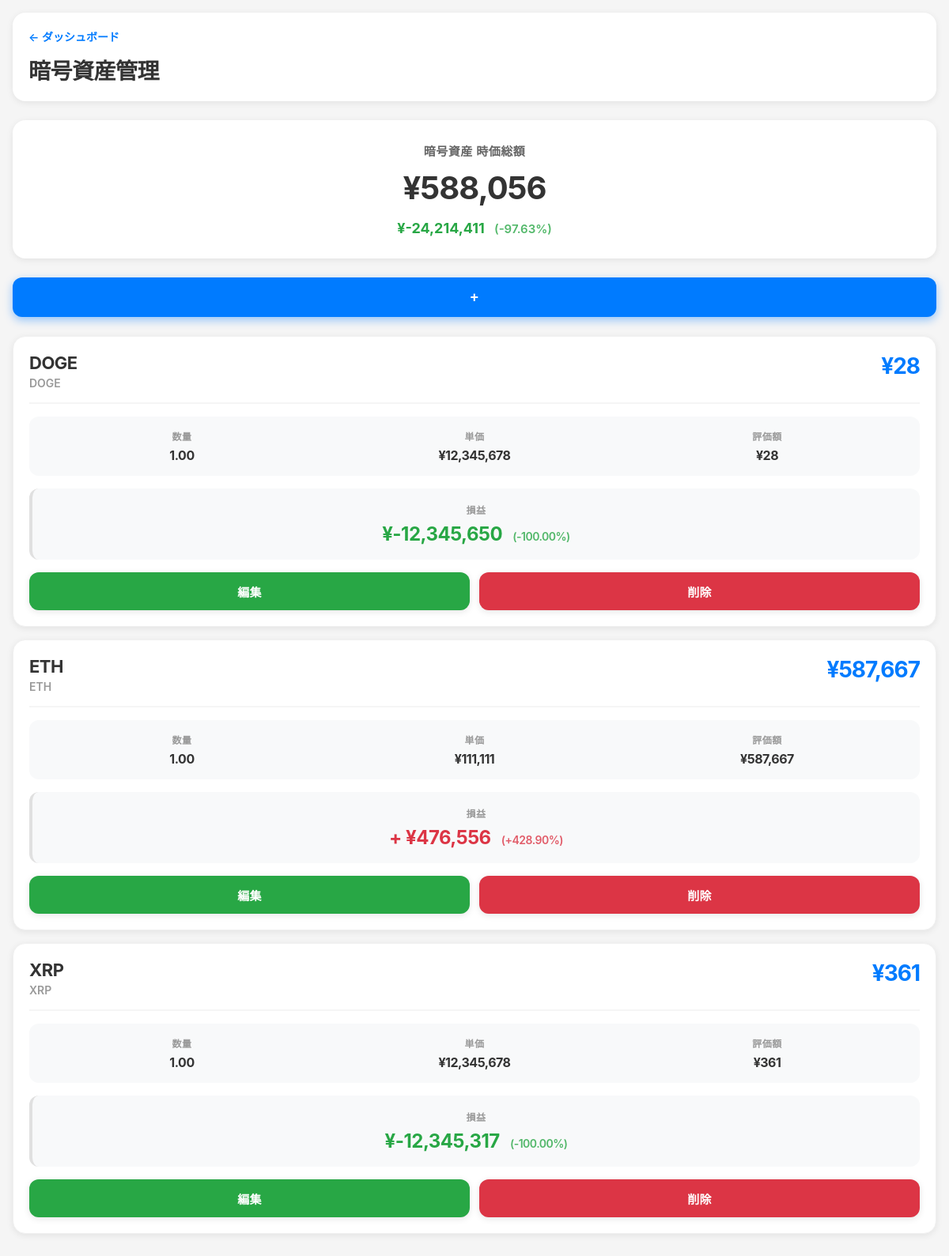
The app's page /assets/crypto (signed in) with its own data.
### tables this page shows
CREATE TABLE assets (
        id INTEGER PRIMARY KEY AUTOINCREMENT,
        user_id INTEGER,
        asset_type TEXT NOT NULL,
        symbol TEXT NOT NULL,
        name TEXT,
        quantity REAL NOT NULL,
        price REAL DEFAULT 0,
        created_at TIMESTAMP DEFAULT CURRENT_TIMESTAMP, avg_price REAL DEFAULT 0, current_price REAL DEFAULT 0, total_cost REAL DEFAULT 0, acquisition_price REAL, avg_cost REAL DEFAULT 0,
        FOREIGN KEY (user_id) REFERENCES users (id)
    );

### routes/assets.py (the view)
@assets_bp.route('/assets/<asset_type>')
def manage_assets(asset_type):
    user = get_current_user()
    if not user:
        return redirect(url_for('auth.login'))
    with db_manager.get_db() as conn:
        c = conn.cursor()
        if use_postgres:
            c.execute('''SELECT * FROM assets WHERE user_id = %s AND asset_type = %s
                        ORDER BY symbol''', (user['id'], asset_type))
        else:
            c.execute('''SELECT * FROM assets WHERE user_id = ? AND asset_type = ?
                        ORDER BY symbol''', (user['id'], asset_type))
        assets = c.fetchall()
    info = ASSET_TYPE_INFO.get(asset_type, ASSET_TYPE_INFO['jp_stock'])
    return render_template(
        'manage_assets.html',
        assets=assets,
        asset_type=asset_type,
        info=info,
        crypto_symbols=CRYPTO_SYMBOLS,
        investment_trust_symbols=INVESTMENT_TRUST_SYMBOLS,
        insurance_types=INSURANCE_TYPES
    )

### models/database.py (called while the page is built)
    @contextmanager
    def get_db(self):
        if self.use_postgres:
            if self.pool:
                conn = self.pool.getconn()
                try:
                    conn.set_session(autocommit=False)
                    yield conn
                finally:
                    self.pool.putconn(conn)
            else:
                raise RuntimeError("Database pool not initialized")
        else:
            conn = sqlite3.connect('portfolio.db')
            conn.row_factory = sqlite3.Row
            try:
                yield conn
            finally:
                conn.close()

### routes/assets.py (called while the page is built)
def get_current_user():
    if 'user_id' not in session:
        return None
    with db_manager.get_db() as conn:
        c = conn.cursor()
        if use_postgres:
            c.execute('SELECT * FROM users WHERE id = %s', (session['user_id'],))
        else:
            c.execute('SELECT * FROM users WHERE id = ?', (session['user_id'],))
        user = c.fetchone()
        return user

### templates/manage_assets.html (shortened to what this page needs)
{% extends "base.html" %}
{% block content %}
<div class="header">
    <a href="{{ url_for('dashboard.dashboard') }}" class="back-link">← ダッシュボード</a>
    <h1>{{ info.title }}管理</h1>
</div>
{% if assets %}
    {% set total_value = namespace(amount=0) %}
    {% set total_cost = namespace(amount=0) %}
    {% for asset in assets %}
        {% if asset_type == 'investment_trust' %}
            {% set total_value.amount = total_value.amount + (asset['quantity'] * asset['price'] / 10000) %}
            {% set total_cost.amount = total_cost.amount + (asset['quantity'] * asset['avg_cost'] / 10000) %}
        {% elif asset_type == 'insurance' %}
            {% set total_value.amount = total_value.amount + asset['price'] %}
            {% set total_cost.amount = total_cost.amount + asset['avg_cost'] %}
        {% elif asset_type != 'cash' %}
            {% set total_value.amount = total_value.amount + (asset['quantity'] * asset['price']) %}
            {% set total_cost.amount = total_cost.amount + (asset['quantity'] * asset['avg_cost']) %}
        {% else %}
            {% set total_value.amount = total_value.amount + asset['quantity'] %}
        {% endif %}
    {% endfor %}
    {% set total_profit = total_value.amount - total_cost.amount %}
    {% set total_profit_rate = (total_profit / total_cost.amount * 100) if total_cost.amount > 0 else 0 %}
    <div class="summary-card">
        <div class="summary-title">{{ info.title }} 時価総額</div>
        <div class="summary-value">
            {% if asset_type == 'us_stock' %}
                ${{ "{:,.2f}".format(total_value.amount) }}
            {% else %}
                ¥{{ "{:,.0f}".format(total_value.amount) }}
            {% endif %}
        </div>
        {% if asset_type != 'cash' %}
        <div class="summary-profit {% if total_profit >= 0 %}profit-red{% else %}profit-green{% endif %}">
            {% if asset_type == 'us_stock' %}
                ${{ "{:,.2f}".format(total_profit) }}
            {% else %}
                ¥{{ "{:,.0f}".format(total_profit) }}
            {% endif %}
            <span class="summary-profit-percentage">({% if total_profit >= 0 %}+{% endif %}{{ "{:.2f}".format(total_profit_rate) }}%)</span>
        </div>
        {% endif %}
    </div>
{% endif %}
<button class="add-button" onclick="showAddForm()">+</button>
{% if assets %}
    {% for asset in assets %}
    <div class="stock-card" data-edit-url="{{ url_for('assets.edit_asset', asset_id=asset['id']) }}">
        {% if asset_type == 'jp_stock' %}
            <div class="stock-header">
                <div>
                    <div class="stock-symbol">{{ asset['name'] or asset['symbol'] }}</div>
                    <div class="stock-name">{{ asset['symbol'] }}</div>
                </div>
                <div>
                    <div class="stock-price">
                        ¥{{ "{:,.0f}".format(asset['price']) }}
                    </div>
                </div>
            </div>
        {% else %}
             <div class="stock-header">
                <div>
                    <div class="stock-symbol">{{ asset['symbol'] }}</div>
                    {% if asset_type not in ['cash'] %}
                    <div class="stock-name">{{ asset['name'] or '-' }}</div>
                    {% endif %}
                </div>
                <div>
                    <div class="stock-price">
                        {% if asset_type == 'us_stock' %}
                            ${{ "{:,.2f}".format(asset['price']) }}
                        {% elif asset_type == 'investment_trust' %}
                            ¥{{ "{:,.0f}".format(asset['price']) }} <span style="font-size:12px; color:#999; font-weight:600;">/万口</span>
                        {% elif asset_type not in ['cash'] %}
                            ¥{{ "{:,.0f}".format(asset['price']) }}
                        {% endif %}
                    </div>
                </div>
            </div>
        {% endif %}
        {% if asset_type == 'insurance' %}
             <div class="stock-details">
                <div class="detail-item">
                    <span class="detail-label">保険金額</span>
                    <span class="detail-value">¥{{ "{:,.0f}".format(asset.quantity) }}</span>
                </div>
                <div class="detail-item">
                    <span class="detail-label">支払済</span>
                    <span class="detail-value">¥{{ "{:,.0f}".format(asset.avg_cost) }}</span>
                </div>
                 <div class="detail-item">
                    <span class="detail-label">評価額</span>
                    <span class="detail-value">¥{{ "{:,.0f}".format(asset.price) }}</span>
                </div>
            </div>
        {% else %}
            <div class="stock-details">
                <div class="detail-item">
                    <span class="detail-label">{{ info.quantity_label }}</span>
                    <span class="detail-value">{{ "{:,.2f}".format(asset['quantity']) }}</span>
                </div>
                {% if asset_type not in ['cash'] %}
                <div class="detail-item">
                    <span class="detail-label">単価</span>
                    <span class="detail-value">
                        {% if asset_type == 'us_stock' %}
                            ${{ "{:,.2f}".format(asset['avg_cost']) }}
                        {% else %}
                            ¥{{ "{:,.0f}".format(asset['avg_cost']) }}
                        {% endif %}
                    </span>
                </div>
                <div class="detail-item">
                    <span class="detail-label">評価額</span>
                    <span class="detail-value">
                        {% if asset_type == 'us_stock' %}
                            ${{ "{:,.2f}".format(asset['quantity'] * asset['price']) }}
                        {% elif asset_type == 'investment_trust' %}
                            ¥{{ "{:,.0f}".format((asset['quantity'] * asset['price']) / 10000) }}
                        {% else %}
                            ¥{{ "{:,.0f}".format(asset['quantity'] * asset['price']) }}
                        {% endif %}
                    </span>
                </div>
                {% endif %}
            </div>
        {% endif %}
        {% if asset_type == 'insurance' %}
            {% set profit = asset.price - asset.avg_cost %}
            {% set profit_rate = (profit / asset.avg_cost * 100) if asset.avg_cost > 0 else 0 %}
            <div class="stock-profit-box">
                <div class="stock-profit-label">損益</div>
                <div class="stock-profit-value {% if profit >= 0 %}profit-red{% else %}profit-green{% endif %}">
                    {% if profit >= 0 %}+{% endif %}¥{{ "{:,.0f}".format(profit) }}
                    <span class="stock-profit-percentage">({% if profit >= 0 %}+{% endif %}{{ "{:.2f}".format(profit_rate) }}%)</span>
                </div>
            </div>
        {% elif asset_type not in ['cash'] %}
            {% if asset_type == 'investment_trust' %}
                {% set current_value = (asset['quantity'] * asset['price']) / 10000 %}
                {% set cost_value = (asset['quantity'] * asset['avg_cost']) / 10000 %}
            {% else %}
                {% set current_value = asset['quantity'] * asset['price'] %}
                {% set cost_value = asset['quantity'] * asset['avg_cost'] %}
            {% endif %}
            {% set profit = current_value - cost_value %}
            {% set profit_rate = (profit / cost_value * 100) if cost_value > 0 else 0 %}
            <div class="stock-profit-box">
                <div class="stock-profit-label">損益</div>
                <div class="stock-profit-value {% if profit >= 0 %}profit-red{% else %}profit-green{% endif %}">
                    {% if profit >= 0 %}+{% endif %}
                    {% if asset_type == 'us_stock' %}
                        ${{ "{:,.2f}".format(profit) }}
                    {% else %}
                        ¥{{ "{:,.0f}".format(profit) }}
                    {% endif %}
                    <span class="stock-profit-percentage">({% if profit >= 0 %}+{% endif %}{{ "{:.2f}".format(profit_rate) }}%)</span>
                </div>
            </div>
        {% endif %}
        <div class="stock-actions" onclick="event.stopPropagation()">
            <a href="{{ url_for('assets.edit_asset', asset_id=asset['id']) }}" class="edit-btn">編集</a>
            <form method="post" action="{{ url_for('assets.delete_asset') }}" style="flex: 1; margin: 0; display: flex;">
                <button type="submit" class="delete-btn" onclick="return confirm('削除しますか?')" style="width: 100%;">削除</button>
            </form>
        </div>
    </div>
    {% endfor %}
{% else %}
<div class="empty-state">
    <div class="empty-state-icon">📊</div>
    <p>まだ{{ info.title }}が登録されていません。<br>下の「+」ボタンから追加してください。</p>
</div>
{% endif %}
{% endblock %}

### templates/base.html (shortened to what this page needs)
<!DOCTYPE html>
<html lang="ja">
<head>
</head>
<body>
    <div class="container">
        {% block content %}{% endblock %}
    </div>
</body>
</html>

### templates/base.html (style rules this page uses)
* { box-sizing: border-box; }
body { font-family: -apple-system, BlinkMacSystemFont, "Segoe UI", Roboto, "Hiragino Sans", sans-serif; margin: 0; padding: 0; background: #f5f5f5; color: #333; }
.container { max-width: 100%; margin: 0 auto; padding: 16px; padding-bottom: 80px; }

### templates/manage_assets.html (style rules this page uses)
.header { background: white; padding: 20px; border-radius: 16px; margin-bottom: 24px; box-shadow: 0 2px 8px rgba(0,0,0,0.08); }
.back-link { color: #007bff; text-decoration: none; font-size: 14px; display: inline-block; margin-bottom: 12px; font-weight: 600; transition: all 0.2s ease; }
.header h1 { font-size: 28px; margin: 0; color: #333; font-weight: 700; letter-spacing: -0.5px; }
.summary-card { background: white; border-radius: 16px; padding: 28px; margin-bottom: 24px; text-align: center; box-shadow: 0 2px 8px rgba(0,0,0,0.08); }
.summary-title { font-size: 15px; color: #666; margin-bottom: 12px; font-weight: 600; letter-spacing: 0.5px; }
.summary-value { font-size: 40px; font-weight: 700; color: #333; margin-bottom: 16px; letter-spacing: -1px; }
.summary-profit { font-size: 18px; font-weight: 700; }
.summary-profit-percentage { font-size: 15px; opacity: 0.8; margin-left: 8px; font-weight: 600; }
.profit-red { color: #dc3545; }
.profit-green { color: #28a745; }
.add-button { position: fixed; bottom: 24px; right: 24px; width: 60px; height: 60px; border-radius: 50%; background: #007bff; color: white; border: none; font-size: 36px; cursor: pointer; box-shadow: 0 4px 12px rgba(0,123,255,0.4); z-index: 1000; display: flex; align-items: center; justify-content: center; line-height: 1; transition: all 0.2s ease; font-weight: 700; }
.stock-card { background: white; border-radius: 16px; padding: 20px; margin-bottom: 16px; box-shadow: 0 2px 8px rgba(0,0,0,0.08); cursor: pointer; transition: all 0.2s ease; border: 1px solid #f0f0f0; }
.stock-header { display: flex; justify-content: space-between; align-items: flex-start; margin-bottom: 16px; padding-bottom: 16px; border-bottom: 2px solid #f5f5f5; }
.stock-symbol { font-size: 22px; font-weight: 700; color: #333; letter-spacing: -0.5px; }
.stock-name { font-size: 14px; color: #999; margin-top: 4px; font-weight: 600; }
.stock-price { font-size: 28px; font-weight: 700; color: #007bff; text-align: right; letter-spacing: -1px; }
.stock-details { display: grid; grid-template-columns: repeat(3, 1fr); gap: 16px; margin: 16px 0; background: #f8f9fa; padding: 16px; border-radius: 12px; }
.detail-item { display: flex; flex-direction: column; text-align: center; }
.detail-label { color: #999; font-size: 12px; margin-bottom: 6px; font-weight: 700; text-transform: uppercase; letter-spacing: 0.5px; }
.detail-value { font-weight: 700; color: #333; font-size: 16px; letter-spacing: -0.5px; }
.stock-profit-box { background: #f8f9fa; padding: 18px; border-radius: 12px; margin: 16px 0; text-align: center; border-left: 4px solid #e0e0e0; }
.stock-profit-label { font-size: 12px; color: #999; margin-bottom: 8px; font-weight: 700; text-transform: uppercase; letter-spacing: 0.5px; }
.stock-profit-value { font-size: 24px; font-weight: 700; letter-spacing: -0.5px; }
.stock-profit-percentage { font-size: 14px; opacity: 0.8; margin-left: 8px; font-weight: 600; }
.stock-profit-box .profit-red { color: #dc3545; }
.stock-profit-box .profit-green { color: #28a745; }
.stock-actions { display: grid; grid-template-columns: 1fr 1fr; gap: 12px; margin-top: 16px; padding-top: 0; border-top: none; }
.edit-btn, .delete-btn { padding: 14px 16px; height: 48px; border-radius: 12px; text-align: center; text-decoration: none; font-size: 15px; border: none; cursor: pointer; font-weight: 700; transition: all 0.2s ease; display: flex; align-items: center; justify-content: center; letter-spacing: 0.3px; box-shadow: 0 2px 8px rgba(0,0,0,0.1); }
.edit-btn { background: #28a745; color: white; }
.delete-btn { background: #dc3545; color: white; }
@media (min-width: 768px) { .add-button { position: static; width: 100%; height: auto; border-radius: 12px; padding: 16px 32px; font-size: 18px; margin-bottom: 24px; letter-spacing: 0.5px; } }

### records on screen
assets: symbol "DOGE", name "DOGE", price "28", quantity_label "数量", quantity "1.00", avg_cost "12,345,678", asset['quantity']*asset['price'] "28", profit "-12,345,650", profit_rate "-100.00"
assets: symbol "ETH", name "ETH", price "587,667", quantity_label "数量", quantity "1.00", avg_cost "111,111", asset['quantity']*asset['price'] "587,667", profit "476,556", profit_rate "428.90"
assets: symbol "XRP", name "XRP", price "361", quantity_label "数量", quantity "1.00", avg_cost "12,345,678", asset['quantity']*asset['price'] "361", profit "-12,345,317", profit_rate "-100.00"

### other values on screen
{{ info.title }} "暗号資産"
{{ "{:,.0f}".format(total_value.amount) }} "588,056"
{{ "{:,.0f}".format(total_profit) }} "-24,214,411"
{{ "{:.2f}".format(total_profit_rate) }} "-97.63"
